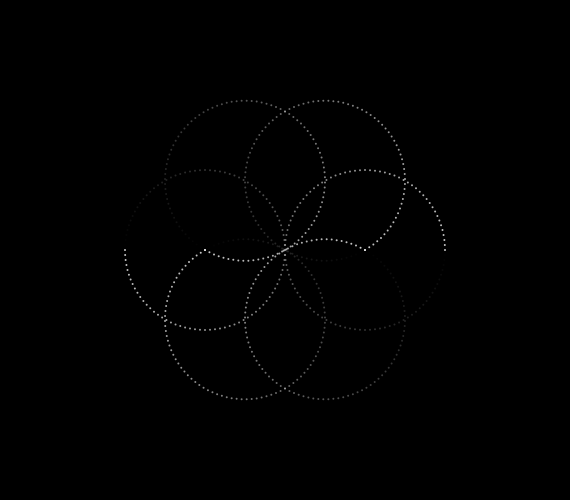
Frame 1 (no input)
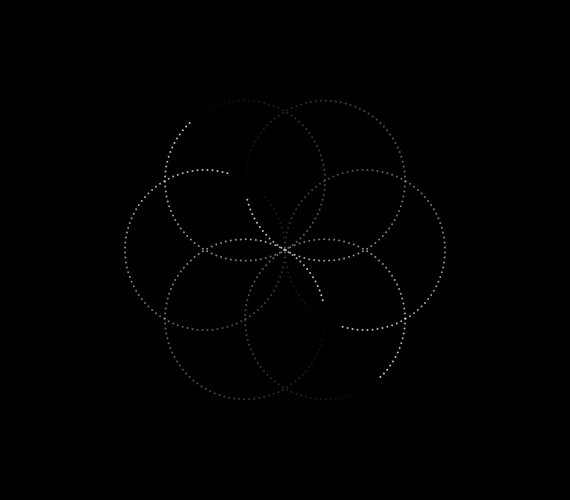
Frame 60 (no input)
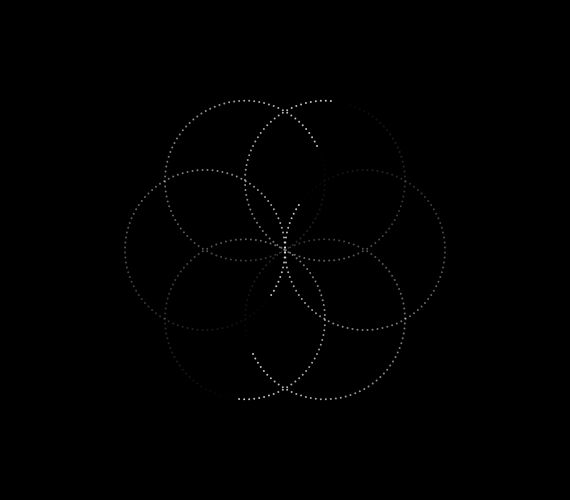
Frame 120 (the mouse pressed at the canvas centre since frame 60)

The p5.js sketch that drew these frames (run headless with seeded random() and noise() and a simulated clock; from frame 60 on, the mouse is pressed at the canvas centre):

// p5.js sketch
// ── sketch.js
const RESOLUTION = 100;

let seed;
let intersect;
let phase;

function setup() {
  createCanvas(570, 500);
  let center = createVector(width/2, height/2);
  phase = 0;
  // seed = new Disc(center, 100, 0, TWO_PI);
  seed = new Seed(center, 80, 6, 80);
  // intersect = new Intersection(seed.discArray);
}

function draw() {
  background(0);
  for(let i = 0; i < seed.discArray.length; i++) {
    seed.discArray[i].traverse(seed.discArray[i].phase + phase);
  }
  seed.display();
  phase += PI / 100;
  phase = phase % TWO_PI;
  // console.log(phase);
  // intersect.display();
}
// ── disc.js
// RESOLUTION = 200;

class Disc {
    
    constructor(center, radius, phase=0, size=TWO_PI, n_points=RESOLUTION) {
        this.center = center;
        this.radius = radius;
        this.phase = phase;
        this.size = size;
        this.length = n_points;
        this.domain = [];
        this.image = []; 
        this.traverse();
    }
    
    traverse(phase=this.phase, size=this.size) {
        this.image = [];
        this.domain = [];
        let step = size / this.length;

        for(let theta = 0; theta <= size; theta += step) {
            this.domain.push(theta);
            let x = this.radius * cos(-theta);
            let y = this.radius * sin(-theta);
            let p = createVector(x, y);
            p.rotate(phase);
            p.add(this.center);
            this.image.push(p);
        }
    }

    intersect(other) {
        let points = [];
        let betweenCenters = dist(this.center.x, this.center.y, other.center.x, other.center.y);
        if (betweenCenters <= this.radius + other.radius) {
            for(let i = 0; i < this.image.length; i++) {
                let p = this.image[i];
                let d = dist(p.x, p.y, other.center.x, other.center.y);
                if (abs(d - other.radius) < (this.radius * PI) / RESOLUTION) {
                    points.push(p)
               }
           }
        }
        return points;
    }

    display() {
        // beginShape();
        noFill();
        strokeWeight(2);
        for(let i = 0; i < this.image.length; i++) {
            let alpha = map(this.domain[i], 0, TWO_PI, 200, 0);
            stroke(255, alpha);
            point(this.image[i].x, this.image[i].y);
        }
        // endShape();
    }    
}
// ── intersection.js
class Intersection {
    constructor(discArray) {
        this.belongs = [];
        for (let i = 0; i < discArray.length; i++) {
            let current = discArray[i];
            for (let j = 0; j < discArray.length; j++) {
                let other = discArray[j];
                if (current != other) {
                    for (let k = 0; k < current.points.length; k++) {
                        let p = current.points[k];
                        let d = dist(p.x, p.y, other.center.x, other.center.y) 
                        if (d < other.radius) {
                            this.belongs.push(p)
                        }
                    }
                }
            }
        }
    }

    display() {
        beginShape();
        noFill();
        stroke(255);
        strokeWeight(2);
        for(let i = 0; i < this.belongs.length; i++) {
            vertex(this.belongs[i].x, this.belongs[i].y)
        }
        endShape();
    }
}
// ── seed.js
class Seed {

    constructor(center, radius, n_discs, radii) {
        this.discArray = [];
        this.centerDisc = new Disc(center, radius, 0, TWO_PI, n_discs);
        // let phase_offset = floor(random(1, 5));
        
        for (let i = 0; i < n_discs; i++) {
            let newCenter = this.centerDisc.image[i];
            let newPhase = this.centerDisc.domain[i]; // * phase_offset;
            // console.log(newPhase / TWO_PI);
            this.discArray.push(new Disc(newCenter, radii, newPhase))
        }
    }

    display() {
        for (let i = 0; i < this.discArray.length; i++) {
            let current = this.discArray[i];
            current.display();
        }
    }
}
// ── style.css
html, body {
  margin: 0;
  padding: 0;
  background-color: #000;
}

canvas {
  display: block;
  background-color: #000;
}
